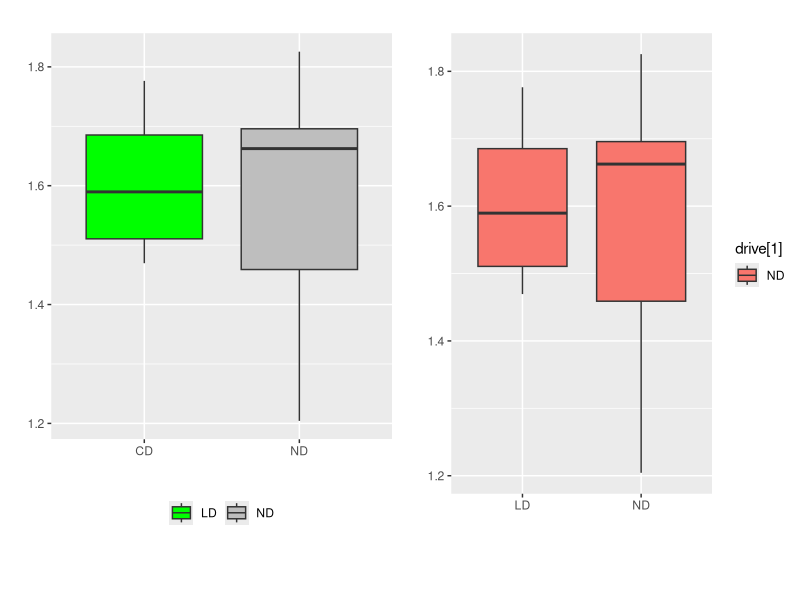

Reproduce this figure in R.
rm(list = ls())

library(ggplot2)
library(gridExtra)

g_legend<-function(a.gplot){
  tmp <- ggplot_gtable(ggplot_build(a.gplot))
  leg <- which(sapply(tmp$grobs, function(x) x$name) == "guide-box")
  legend <- tmp$grobs[[leg]]
  return(legend)
}

df = data.frame(Subject = c(52,53,53,54,54,55,56,56,57,52,53,53,54,54,55,56,56,57), drive = c("ND","LD","ND","LD","ND","LD","ND","LD","ND","ND","LD","ND","LD","ND","LD","ND","LD","ND"), pp = c(1.695758,1.469545,1.825524,1.654934,1.777749,1.776436,1.662406,1.524293,1.400161,1.695758,1.469545,1.635294,1.654934,1.204325,1.776436,1.662406,1.524293,1.307778))
p = ggplot(df, aes(drive, pp)) + geom_boxplot(aes(fill = drive), show.legend = TRUE) + labs(title = "", y="", x="") + theme(legend.position = "bottom", legend.title = element_blank()) + scale_fill_manual(values = c("green", "grey")) + scale_x_discrete(labels = c("CD", "ND"))
p2 = ggplot(df, aes(drive, pp)) + geom_boxplot(aes(fill = drive[1])) + labs(title = "", y="", x="")


# p.legend = g_legend(p)
# p = p + theme(legend.position="none")
# p2 = p2 + theme(legend.position="none")
hs = c(9/10, 1/10)
grid.arrange(p, p2, ncol = 2, heights = hs)




# p = ggplot(df, aes(drive, pp)) + geom_boxplot(fill = c("green","grey")) + labs(title = "", y="", x="")
# p = p + theme(plot.title = element_text(hjust = 0.5, size = rel(2)), plot.margin=unit(c(0,1,0.5,0.5), "cm"), legend.position = "bottom", axis.text.y = element_text(size = 10), axis.title.y = element_text(size = 13), panel.background = element_rect(fill = "#FFFF0044", colour = "grey50"), panel.grid.minor = element_blank(), panel.grid.major = element_blank(), axis.title.x = element_blank(), axis.text.x = element_blank(), axis.ticks.x = element_blank())